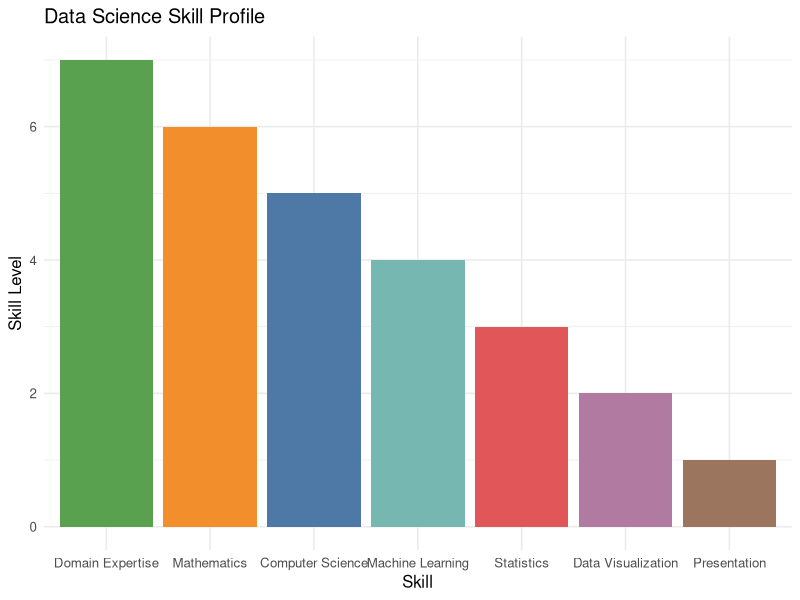
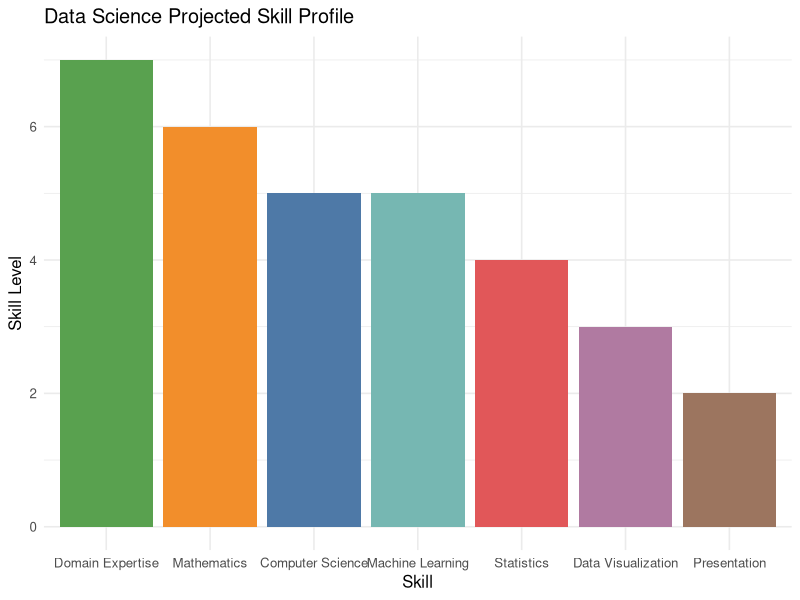
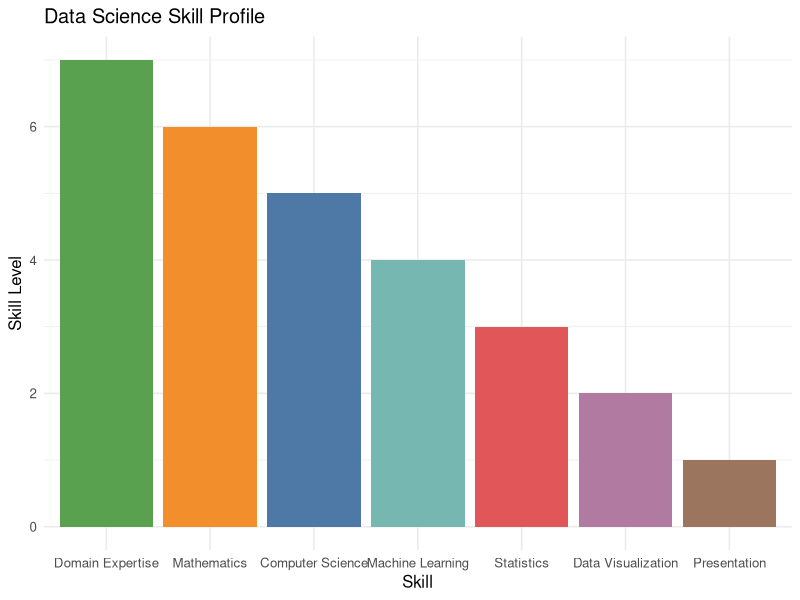
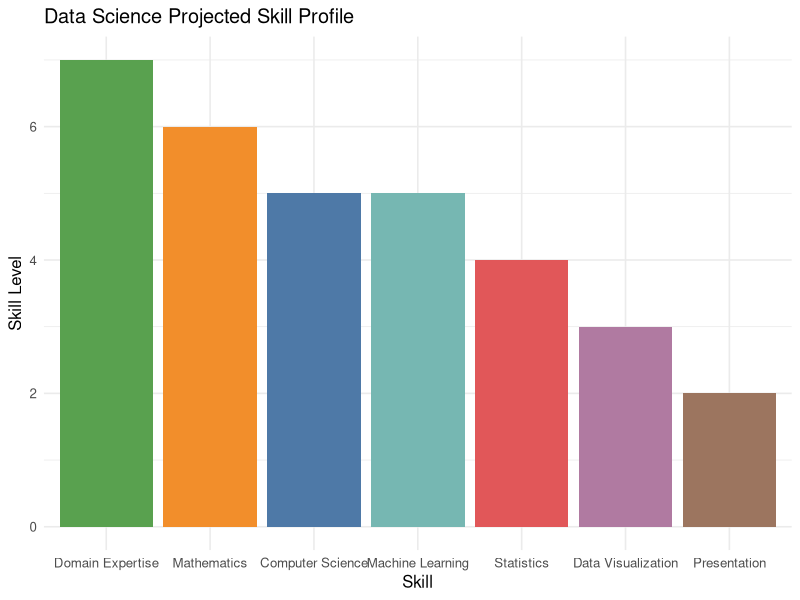

Write the R code that produced these figures, in order.
library(ggplot2)

skills <- data.frame(
  skill = c("Computer Science", "Mathematics", "Statistics", "Machine Learning",
            "Domain Expertise", "Data Visualization", "Presentation"),
  current = c(5, 6, 3, 4, 7, 2, 1),
  projected = c(5, 6, 4, 5, 7, 3, 2)
)

plot_skills <- function(data, level, title, filename, color_profile) {
  data <- data[order(-data[[level]]), ]
  data$skill <- factor(data$skill, levels = data$skill)
  data$bar_color <- color_profile[as.character(data$skill)]
  
  p <- ggplot(data, aes(x = skill, y = .data[[level]], fill = bar_color)) +
    geom_col() +
    scale_fill_identity() +
    labs(title = title, x = "Skill", y = "Skill Level") +
    theme_minimal(base_size = 12) +
    theme(legend.position = "none")
  
  print(p)
  ggsave(filename, p, width = 8.5, height = 6, units = "in", dpi = 300)
}

colors <- c(
  "Computer Science" = "#4E79A7",
  "Mathematics" = "#F28E2B",
  "Statistics" = "#E15759",
  "Machine Learning" = "#76B7B2",
  "Domain Expertise" = "#59A14F",
  "Data Visualization" = "#B07AA1",
  "Presentation" = "#9C755F"
)

plot_skills(
  skills, "current",
  "Data Science Skill Profile",
  "data_science_skill_profile.png",
  colors
)

plot_skills(
  skills, "projected",
  "Data Science Projected Skill Profile",
  "data_science_projected_skill_profile.png",
  colors
)
